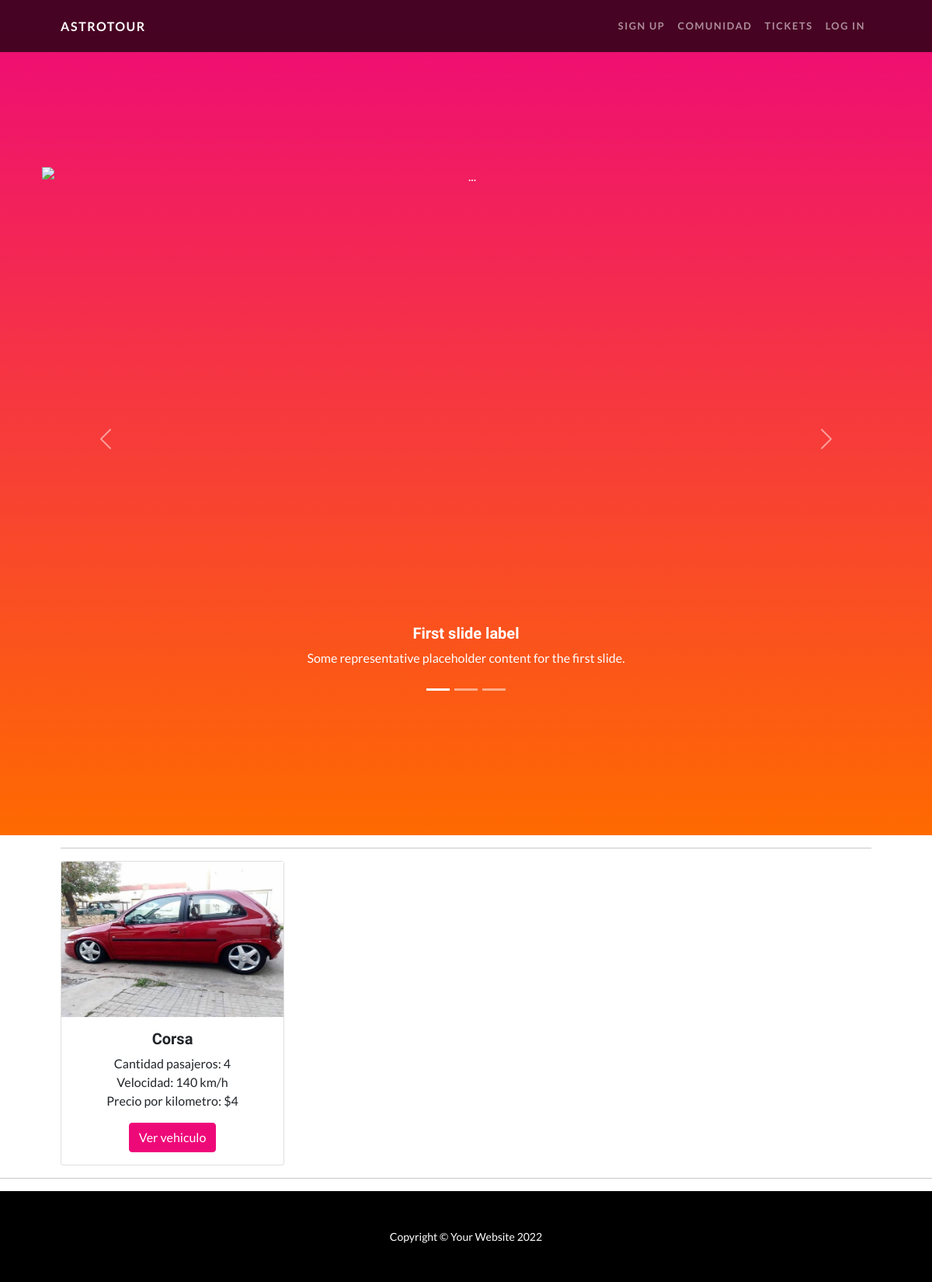
Screenshot of /viaje/mostrar-vehiculos with the database file from the repository.
### Viajes/models.py (models this page shows, shortened)
class Vehiculo(models.Model):
    nombre_vehiculo = models.CharField(max_length= 50)
    cantidad_pasajeros = models.IntegerField()
    velocidad = models.IntegerField()
    precio_x_km = models.IntegerField()
    imagen = models.ImageField(upload_to = "imagen", null = True, blank = True)
    descripcion = models.TextField()

### Viajes/views.py (the view)
# urls.py: path("mostrar-vehiculos", views.Vehiculos_vista.as_view(), name = "Mostrar_vehiculos"),
class Vehiculos_vista(ListView):
    model = Vehiculo
    template_name = "mostrar_vehiculos.html"

### Viajes/templates/mostrar_vehiculos.html (shortened to what this page needs)
{% extends "padre.html" %}
{% block ContenidoQueCambia %}
<section class="page-section" id="services">
    <div class="container px-4 px-lg-5">
        <hr class="divider" />
        <div class="row gx-4 gx-lg-5">
            {% for vehiculo in object_list %}
                <div class="col-lg-3 col-md-6 text-center">
                    <div class="card" style="width: 18rem;">
                     <img src= "{{vehiculo.imagen.url}}" class="text-center" width="286" height="200" alt="...">
                        <div class="card-body">
                        <h5 class="card-title">{{vehiculo.nombre_vehiculo}}</h5>
                        <p class="card-text">
                            Cantidad pasajeros: {{vehiculo.cantidad_pasajeros}} <br>
                            Velocidad: {{vehiculo.velocidad}} km/h <br>
                            Precio por kilometro: ${{vehiculo.precio_x_km}} <br>
                        </p>
                        <button type="button" class="btn btn-primary" data-bs-toggle="modal" data-bs-target="#staticBackdrop{{vehiculo.id}}">
                            Ver vehiculo
                        </button>
                     </div>
                    </div>
                </div>
            {% endfor %}
        </div>
    </div>
</section>
<hr class="divider" />
{% endblock ContenidoQueCambia %}

### rows the page displays
Vehiculo: imagen (picture), nombre_vehiculo "Corsa", cantidad_pasajeros "4", velocidad "140", precio_x_km "4"
